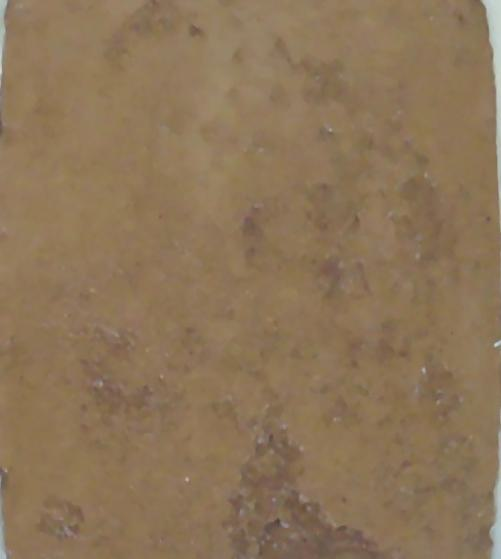
#> input picture Experiment Images/resized_200.jpg, 501 x 559 px, found by its file name
$ jupyter execute Texture.ipynb
#> lines starting #> are read from the running program, lines starting #| are printed output that depends on the picture
[cell 1]
import cv2
from skimage import feature

# Load the image in grayscale
img = cv2.imread('resized_200.jpg', 0)
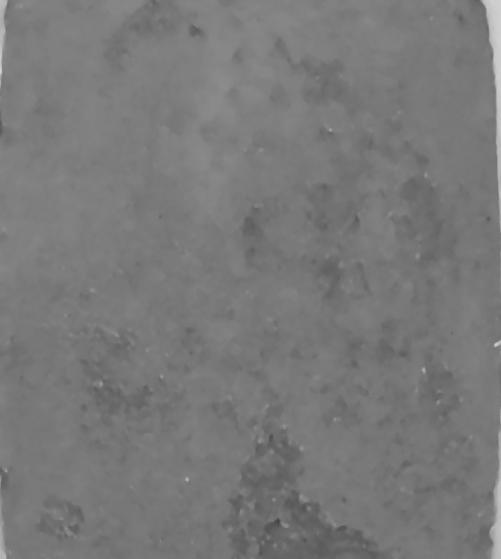
#> img: shape (559, 501); min 68, max 213, mean 120.9

# Compute LBP feature vector
radius = 3
n_points = 8 * radius
lbp = feature.local_binary_pattern(img, n_points, radius, method='uniform')
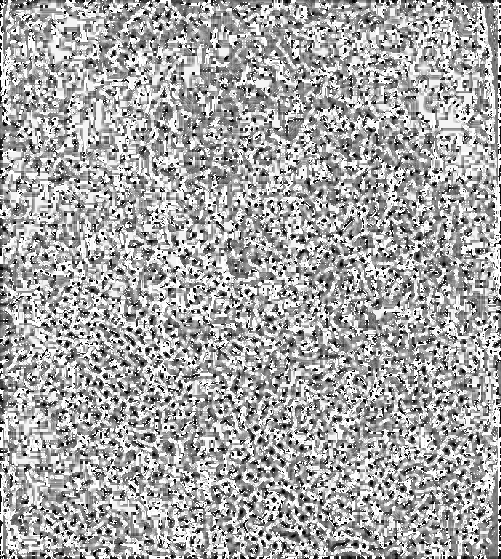
#> lbp: shape (559, 501) float64; min 0, max 25, mean 16.4; drawn with min black and max white

# Print the LBP feature vector
print(lbp)
#> (printed output is left out)

[cell 2]
lbp_code = lbp[109,395]
#> lbp_code = 19
lbp_code
#> Out = 19

[cell 3]
lbp_code = lbp[423, 215]
#> lbp_code = 25
lbp_code
#> Out = 25

[cell 4]
lbp_code = lbp[98, 100]
#> lbp_code = 13
lbp_code
#> Out = 13

[cell 5]
lbp_code = lbp[370, 36]
#> lbp_code = 22
lbp_code
#> Out = 22

[cell 6]
lbp_code = lbp[283, 499]
#> lbp_code = 25
lbp_code
#> Out = 25

$ run again, with Experiment Images/resized_10.jpg copied over Experiment Images/resized_200.jpg
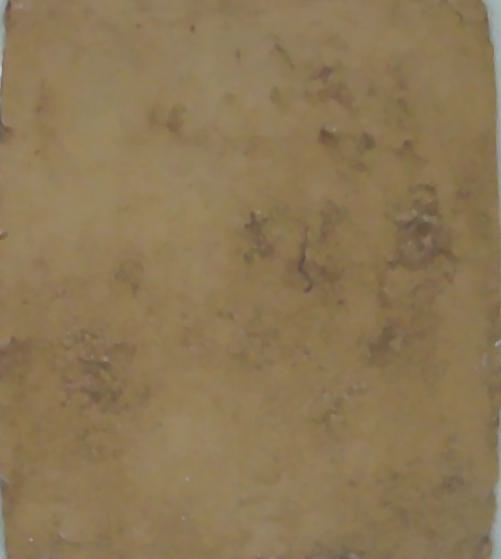
#> input picture Experiment Images/resized_10.jpg, 501 x 559 px, found by its file name
#> `img = cv2.imread('resized_200.jpg', 0)`:
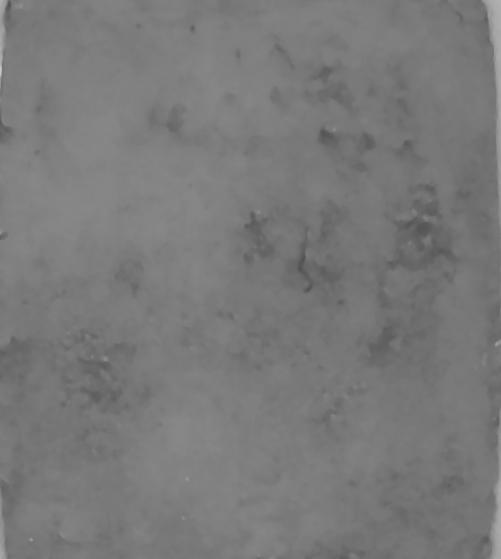
#> img: shape (559, 501); min 81, max 201, mean 121.5
#> `lbp = feature.local_binary_pattern(img, n_points, radius, method='unif..`:
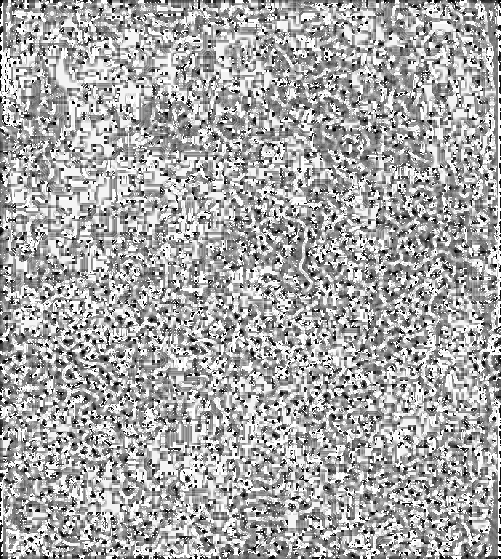
#> lbp: shape (559, 501) float64; min 0, max 25, mean 16.6; drawn with min black and max white
#> (printed output is left out)
#> `lbp_code = lbp[109,395]`: lbp_code = 14
#> `lbp_code = lbp[423, 215]`: lbp_code = 24
#> `lbp_code = lbp[98, 100]`: lbp_code = 6
#> `lbp_code = lbp[370, 36]`: lbp_code = 25

$ run again, with Experiment Images/resized_101.jpg copied over Experiment Images/resized_200.jpg
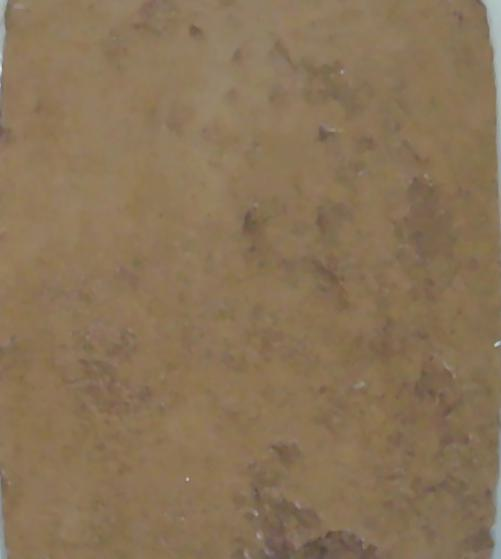
#> input picture Experiment Images/resized_101.jpg, 501 x 559 px, found by its file name
#> `img = cv2.imread('resized_200.jpg', 0)`:
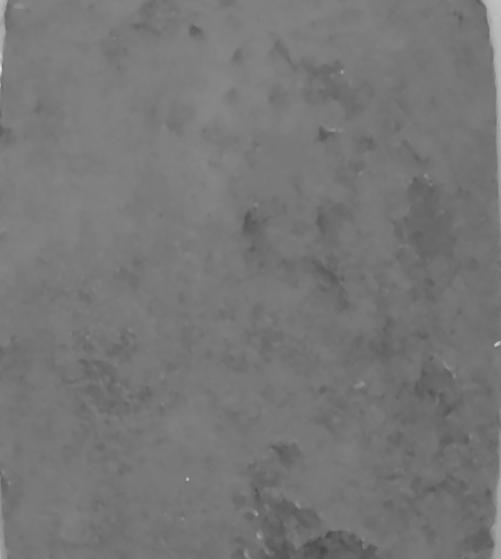
#> img: shape (559, 501); min 72, max 230, mean 118.4
#> `lbp = feature.local_binary_pattern(img, n_points, radius, method='unif..`:
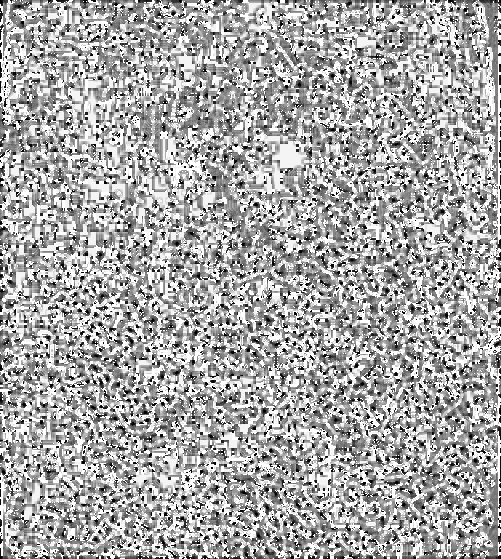
#> lbp: shape (559, 501) float64; min 0, max 25, mean 16.4; drawn with min black and max white
#> (printed output is left out)
#> `lbp_code = lbp[109,395]`: lbp_code = 22
#> `lbp_code = lbp[423, 215]`: lbp_code = 11
#> `lbp_code = lbp[98, 100]`: lbp_code = 13
#> `lbp_code = lbp[370, 36]`: lbp_code = 25
